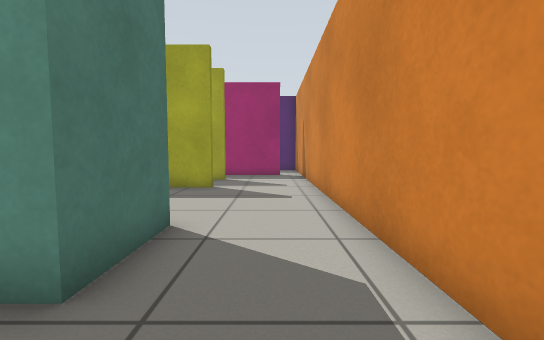
[1] (above)

24 first-person views from a walk through a Gazebo world. The camera is 0.66 m above the floor, tilts 4° down and sees 90° across. The floor is counted in squares, 0.5 m on a side. Each view is taken from the middle of a square. On the plan, view 1 faces up. The plan holds only what a view shows up to about 13 squares ahead; the rest is blank.

[2]
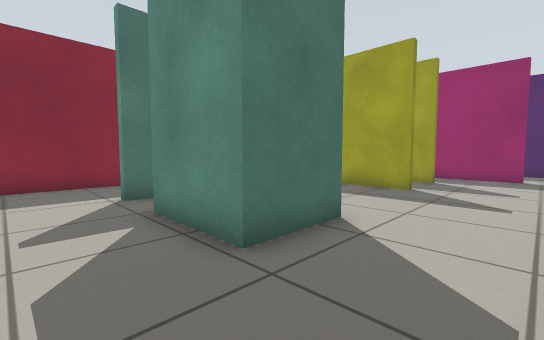

[3]
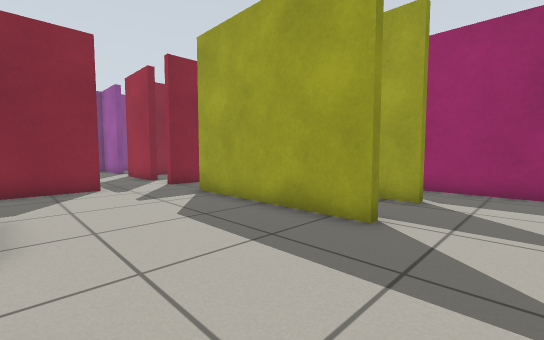

[4]
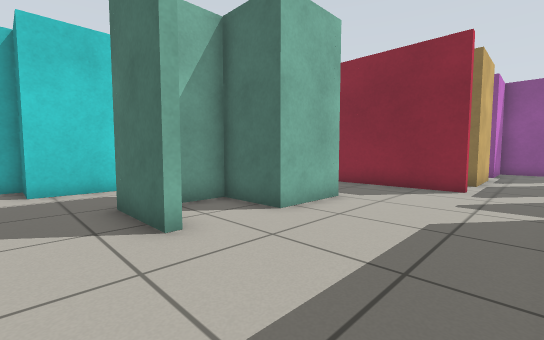

[5]
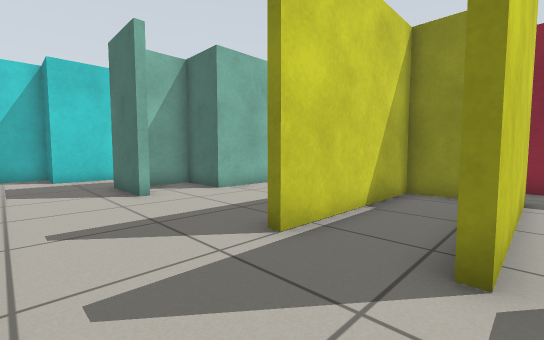

[6]
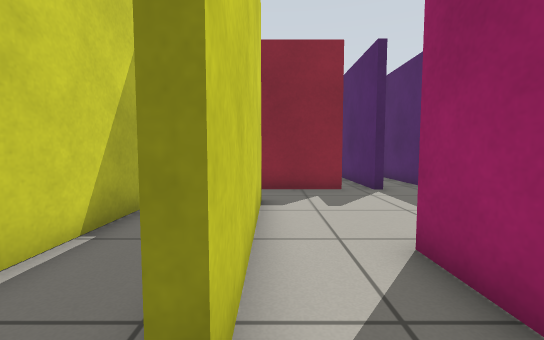

[7]
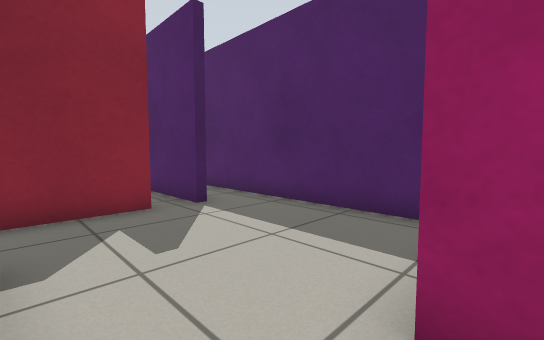

[8]
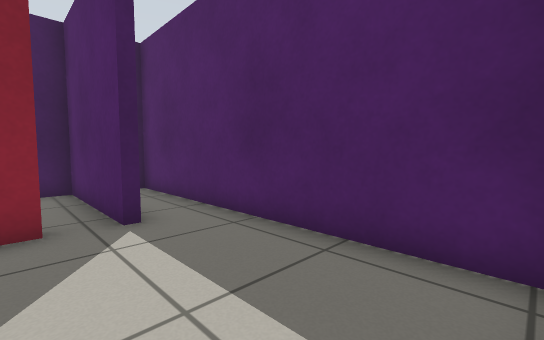

[9]
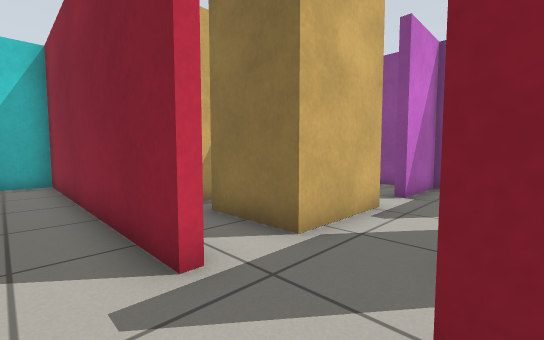

[10]
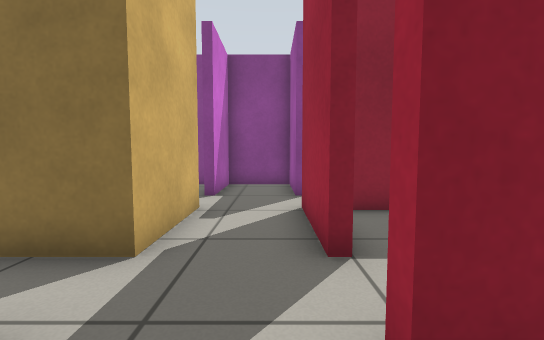

[11]
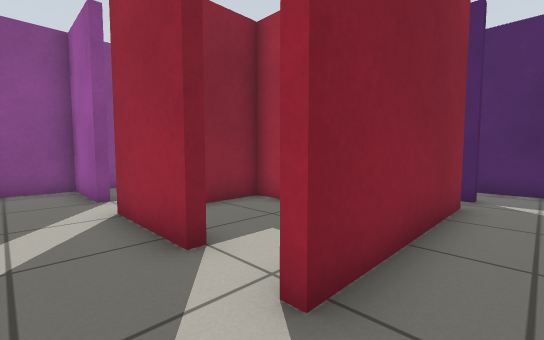

[12]
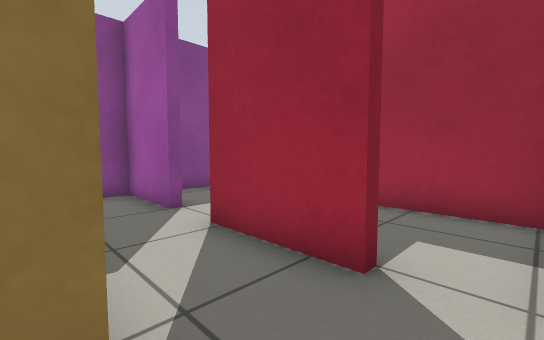

[13]
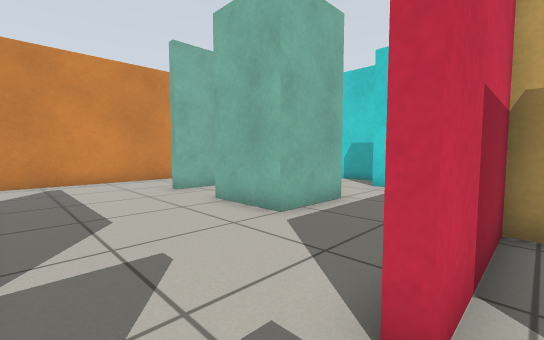

[14]
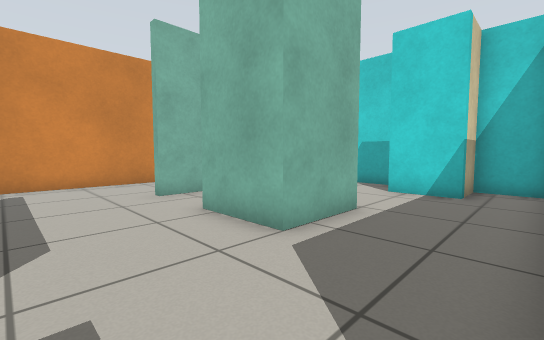

[15]
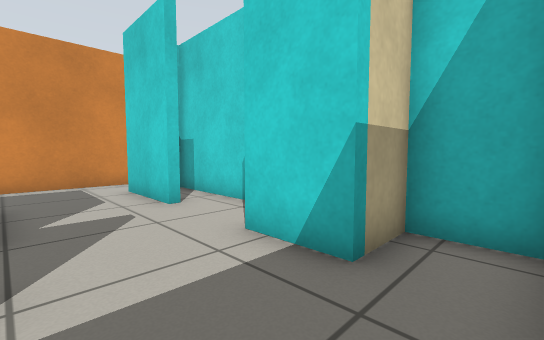

[16]
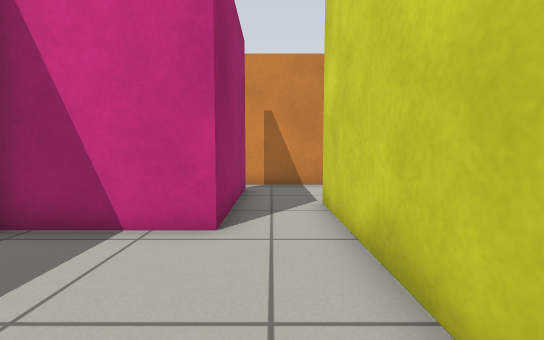

[17]
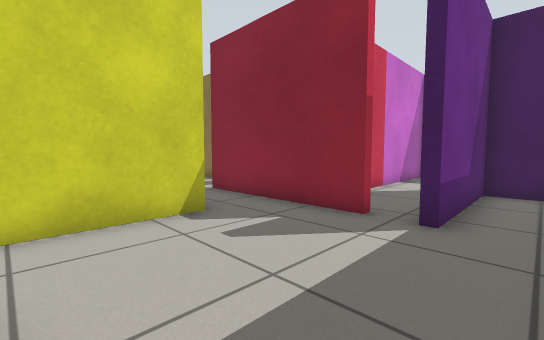

[18]
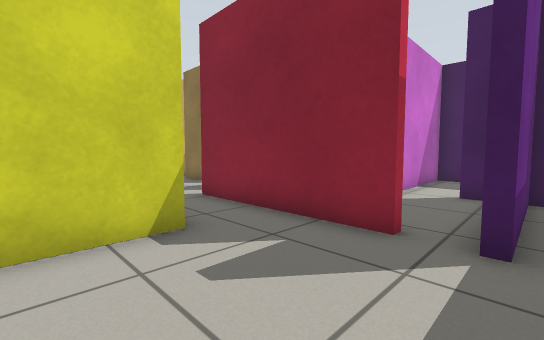

[19]
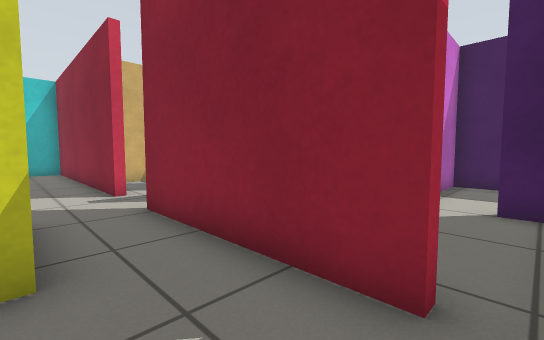

[20]
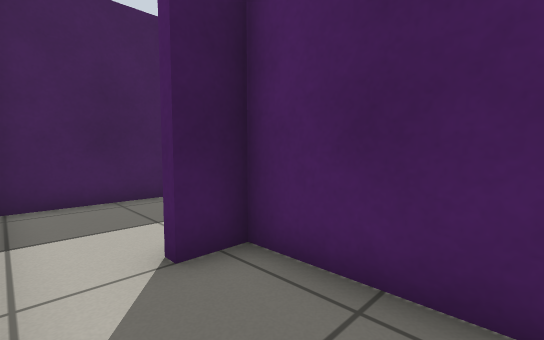

[21]
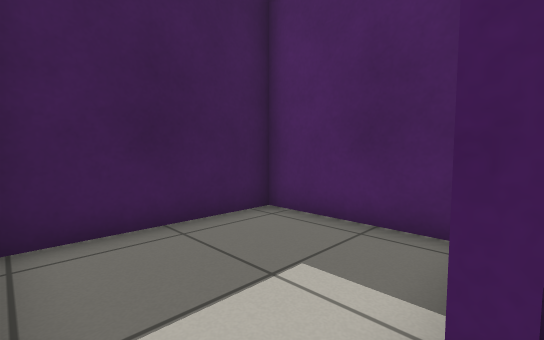

[22]
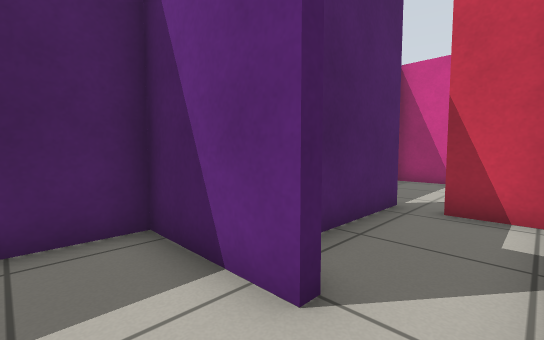

[23]
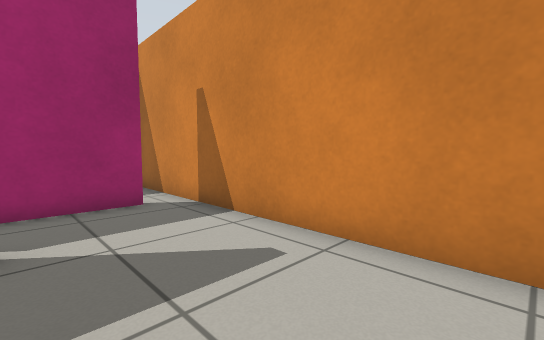

[24]
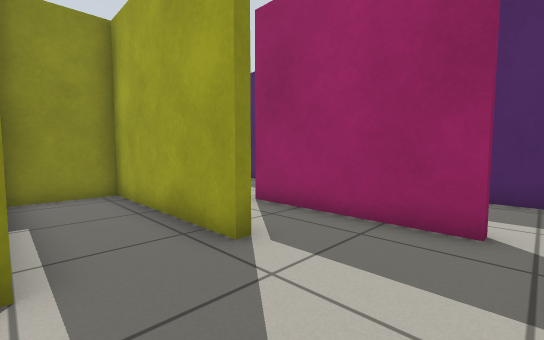

### Floor plan
Points are (right, up) in squares from view 1. A wall is a line through its corners. A room is listed if a view was taken in it or the views show most of it. See-through windows are left out.
Room 1 (views 1, 2, 3, 4, 9, 10, 11, 14, 15, 23, 24)
walls: (-1.8, 4.9) (-1.8, 2.3); (-2.1, 3.1) (-2.1, 4.9); (-7, 2.3) (-7, 4.8) (-4.5, 4.8) (-4.5, 2.6) (-2.9, 2.6); (-2.2, 10) (-2.2, 9.7) (-8.2, 9.7); (-1.5, -0.9) (-0.5, -0.9) (-0.5, -2.6) (1.1, -2.6); (-10.3, 7.4) (-10.3, -2.6) (-8.5, -2.6) (-8.5, -0.9) (-7.6, -0.9); (1.6, -1.6) (1.6, 10.6); (-10.3, 12.6) (-10.3, 9.6)
ways out: opening at (-9, 12) to room 2; opening at (-10, 8.5) to room 3; opening at (-7, 1) to room 5; opening at (-2.5, 0.5) to room 5; opening at (-0.5, 10) to room 6
Room 2 (views 5, 6, 7, 8, 16, 17, 18, 19)
walls: (-8.3, 12.7) (-2.1, 12.7); (-4.9, 18.6) (-15, 18.6) (-15, 16.8) (-10.3, 16.8) (-10.3, 16.5); (-10.3, 15.5) (-10.3, 12.6); (0.5, 14.9) (-4.6, 14.9) (-4.6, 18.6); (1.6, 12.6) (1.6, 15.6)
ways out: opening at (-9, 12) to room 1; opening at (-10, 16) to room 4; opening at (0, 12) to room 6; opening at (1, 15)
Room 3 (views 12, 13)
walls: (-12.3, 10.1) (-12.3, 9.7) (-15.4, 9.7); (-15.4, 7.3) (-12.3, 7.3); (-17, 10.1) (-17, 9.7) (-19.7, 9.7) (-19.7, 7.3) (-17, 7.3); (-10.6, 6.5) (-10.6, 7.4)
ways out: opening at (-10, 8.5) to room 1; opening at (-11.5, 10) to room 8; opening at (-16, 7); opening at (-16, 10); opening at (-11, 6)
Room 4 (views 20, 21, 22)
walls: (-10.3, 16.5) (-15, 16.5) (-15, 15.4) (-15.3, 15.4) (-15.3, 18.6) (-19.7, 18.6) (-19.7, 13.7) (-14.2, 13.7); (-10.6, 13.9) (-10.6, 15.5)
ways out: opening at (-10, 16) to room 2
Room 5 (no view inside)
walls: (-3.5, -0.9) (-1.5, -0.9); (-6.7, 3.1) (-6.7, 2.3) (-7, 2.3); (-7.6, -0.9) (-6.4, -0.9); (-1.8, 2.3) (-4.9, 2.3)
ways out: opening at (-7, 1) to room 1; opening at (-2.5, 0.5) to room 1; opening at (-5, -1) to room 7
Room 6 (no view inside)
walls: (-2.1, 12.4) (-7.9, 12.4) (-7.9, 10) (-2.2, 10); (1.6, 10.6) (1.6, 12.6)
ways out: opening at (-0.5, 10) to room 1; opening at (0, 12) to room 2
Room 7 (no view inside)
walls: (-5.9, -2.6) (-0.7, -2.6)
ways out: opening at (-5, -1) to room 5
Room 8 (no view inside)
walls: (-10.9, 13.4) (-15, 13.4) (-15, 10.7)
ways out: opening at (-11.5, 10) to room 3

Where each view was taken, in squares from view 1:
view 1: 0 up, 0 right, facing up
view 2: 0 up, 1 right, facing up-left
view 3: 5 up, 0 right, facing up-left
view 4: 9 up, 0 right, facing down-left
view 5: 13 up, 1 right, facing down-left
view 6: 13 up, 1 left, facing left
view 7: 13 up, 4 left, facing up-left
view 8: 15 up, 5 left, facing up-left
view 9: 10 up, 9 left, facing down-left
view 10: 9 up, 9 left, facing left
view 11: 8 up, 9 left, facing up-left
view 12: 7 up, 11 left, facing up-left
view 13: 9 up, 11 left, facing down-right
view 14: 8 up, 10 left, facing down-right
view 15: 2 up, 10 left, facing down-right
view 16: 14 up, 9 left, facing right
view 17: 18 up, 5 left, facing down-left
view 18: 17 up, 6 left, facing down-left
view 19: 16 up, 8 left, facing down-left
view 20: 14 up, 12 left, facing up-left
view 21: 14 up, 15 left, facing up-left
view 22: 14 up, 17 left, facing up-right
view 23: 8 up, 2 left, facing up-right
view 24: 10 up, 1 right, facing up-left
